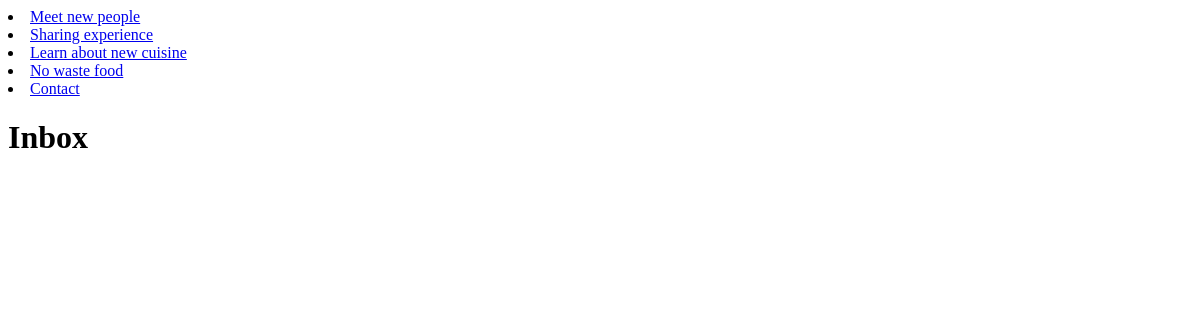
The page /inbox/ (signed in) on the database as committed earlier.
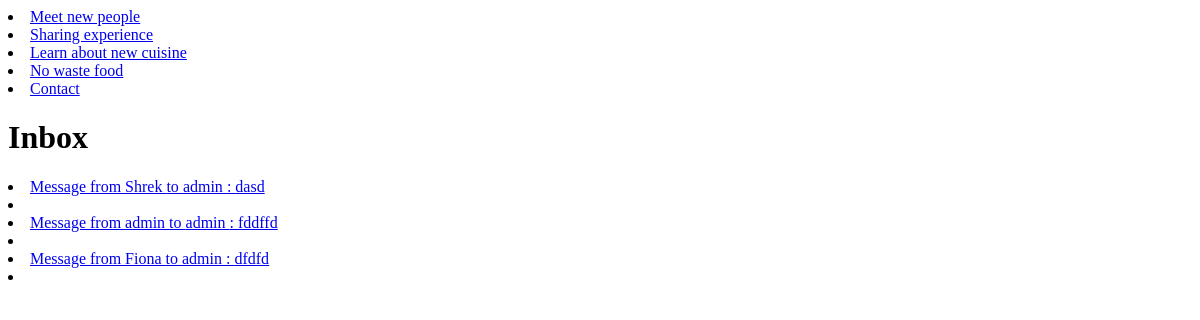
The same page on the database as committed later.
### cooking/models.py (models this page shows)
class Message(models.Model):
    sender = models.ForeignKey(User, related_name="sender",on_delete=models.CASCADE)
    receiver = models.ForeignKey(User, related_name="receiver",on_delete=models.CASCADE)
    msg_content = models.CharField(max_length=256)
    date = models.DateField(default=datetime.now)

### cooking/views.py (the view)
# urls.py: path('inbox/', InboxView.as_view(), name="inbox"),
class InboxView(View):
    def get(self, request):
        if request.user.is_authenticated:
            message_list = Message.objects.filter(receiver=request.user.id)
            return render(request, "show_message.html", {'message_list': message_list}, )

### cooking/templates/show_message.html
<li><a href="{% url 'meet' %}">Meet new people</a></li>
<li><a href="{% url 'experience' %}">Sharing experience</a></li>
<li><a href="{% url 'cuisine' %}">Learn about new cuisine</a></li>
<li><a href="{% url 'waste_food' %}">No waste food</a></li>
<li><a href="{% url 'contact' %}">Contact</a></li>
<h1>Inbox</h1>
{% for message in message_list %}
<li><a  href="/message_detail/{{ message.id }}">Message from {{message.sender}} to {{message.receiver}} : {{ message.msg_content }}<li>
{% endfor %}

Rows that differ between the two databases and show on the page:
added Message: sender "Shrek", receiver "admin", msg_content "dasd"
added Message: sender "admin", receiver "admin", msg_content "fddffd"
added Message: sender "Fiona", receiver "admin", msg_content "dfdfd"
